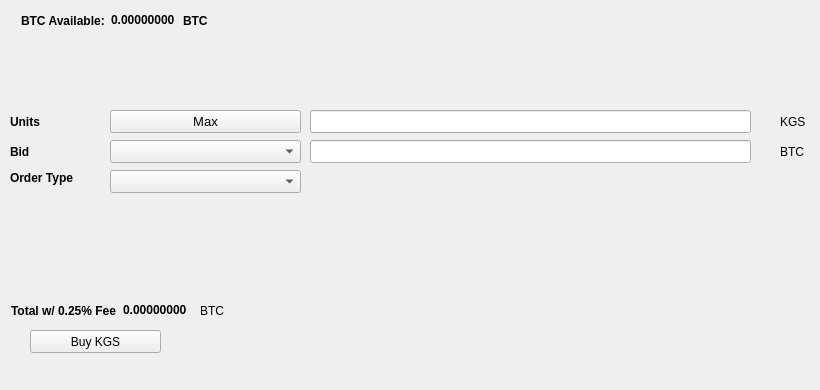
   <widget class="QWidget" name="BuyTab">
    <attribute name="title">
     <string>Buy</string>
    </attribute>
    <widget class="QPushButton" name="BuyKGS">
     <property name="geometry">
      <rect>
       <x>30</x>
       <y>330</y>
       <width>131</width>
       <height>23</height>
      </rect>
     </property>
     <property name="text">
      <string>Buy KGS</string>
     </property>
     <property name="icon">
      <iconset resource="../kingscoin.qrc">
       <normaloff>:/icons/bitcoin</normaloff>:/icons/bitcoin</iconset>
     </property>
    </widget>
    <widget class="QLabel" name="label_3">
     <property name="geometry">
      <rect>
       <x>10</x>
       <y>110</y>
       <width>46</width>
       <height>23</height>
      </rect>
     </property>
     <property name="font">
      <font>
       <weight>75</weight>
       <bold>true</bold>
      </font>
     </property>
     <property name="text">
      <string>Units</string>
     </property>
    </widget>
    <widget class="QLineEdit" name="UnitsInput">
     <property name="geometry">
      <rect>
       <x>310</x>
       <y>110</y>
       <width>441</width>
       <height>23</height>
      </rect>
     </property>
     <property name="font">
      <font>
       <pointsize>9</pointsize>
       <weight>75</weight>
       <bold>true</bold>
      </font>
     </property>
    </widget>
    <widget class="QLineEdit" name="BuyBidPriceEdit">
     <property name="geometry">
      <rect>
       <x>310</x>
       <y>140</y>
       <width>441</width>
       <height>23</height>
      </rect>
     </property>
     <property name="font">
      <font>
       <pointsize>9</pointsize>
       <weight>75</weight>
       <bold>true</bold>
      </font>
     </property>
    </widget>
    <widget class="QLabel" name="label_4">
     <property name="geometry">
      <rect>
       <x>780</x>
       <y>110</y>
       <width>31</width>
       <height>23</height>
      </rect>
     </property>
     <property name="text">
      <string>KGS</string>
     </property>
    </widget>
    <widget class="QLabel" name="label_5">
     <property name="geometry">
      <rect>
       <x>780</x>
       <y>140</y>
       <width>31</width>
       <height>23</height>
      </rect>
     </property>
     <property name="text">
      <string>BTC</string>
     </property>
    </widget>
    <widget class="QLabel" name="label_6">
     <property name="geometry">
      <rect>
       <x>10</x>
       <y>140</y>
       <width>46</width>
       <height>23</height>
      </rect>
     </property>
     <property name="font">
      <font>
       <weight>75</weight>
       <bold>true</bold>
      </font>
     </property>
     <property name="text">
      <string>Bid</string>
     </property>
    </widget>
    <widget class="QLabel" name="label_7">
     <property name="geometry">
      <rect>
       <x>10</x>
       <y>170</y>
       <width>91</width>
       <height>16</height>
      </rect>
     </property>
     <property name="font">
      <font>
       <weight>75</weight>
       <bold>true</bold>
      </font>
     </property>
     <property name="text">
      <string>Order Type</string>
     </property>
    </widget>
    <widget class="QPushButton" name="Buy_Max_Amount">
     <property name="geometry">
      <rect>
       <x>110</x>
       <y>110</y>
       <width>191</width>
       <height>23</height>
      </rect>
     </property>
     <property name="font">
      <font>
       <pointsize>10</pointsize>
      </font>
     </property>
     <property name="text">
      <string>Max</string>
     </property>
    </widget>
    <widget class="QComboBox" name="BuyBidcomboBox">
     <property name="geometry">
      <rect>
       <x>110</x>
       <y>140</y>
       <width>191</width>
       <height>23</height>
      </rect>
     </property>
     <property name="font">
      <font>
       <pointsize>10</pointsize>
      </font>
     </property>
    </widget>
    <widget class="QComboBox" name="buyOrdertypeCombo">
     <property name="geometry">
      <rect>
       <x>110</x>
       <y>170</y>
       <width>191</width>
       <height>23</height>
      </rect>
     </property>
     <property name="font">
      <font>
       <pointsize>10</pointsize>
      </font>
     </property>
    </widget>
    <widget class="QWidget" name="layoutWidget1">
     <property name="geometry">
      <rect>
       <x>21</x>
       <y>11</y>
       <width>227</width>
       <height>19</height>
      </rect>
     </property>
     <layout class="QHBoxLayout" name="horizontalLayout_3">
      <item>
       <widget class="QLabel" name="label232">
        <property name="font">
         <font>
          <weight>75</weight>
          <bold>true</bold>
         </font>
        </property>
        <property name="text">
         <string>BTC Available:</string>
        </property>
       </widget>
      </item>
      <item>
       <widget class="QLabel" name="BtcAvailableLbl">
        <property name="palette">
         <palette>
          <active>
           <colorrole role="WindowText">
            <brush brushstyle="SolidPattern">
             <color alpha="255">
              <red>0</red>
              <green>0</green>
              <blue>0</blue>
             </color>
            </brush>
           </colorrole>
           <colorrole role="Button">
            <brush brushstyle="SolidPattern">
             <color alpha="255">
              <red>0</red>
              <green>170</green>
              <blue>0</blue>
             </color>
            </brush>
           </colorrole>
           <colorrole role="Light">
            <brush brushstyle="SolidPattern">
             <color alpha="255">
              <red>0</red>
              <green>255</green>
              <blue>0</blue>
             </color>
            </brush>
           </colorrole>
           <colorrole role="Midlight">
            <brush brushstyle="SolidPattern">
             <color alpha="255">
              <red>0</red>
              <green>212</green>
              <blue>0</blue>
             </color>
            </brush>
           </colorrole>
           <colorrole role="Dark">
            <brush brushstyle="SolidPattern">
             <color alpha="255">
              <red>0</red>
              <green>85</green>
              <blue>0</blue>
             </color>
            </brush>
           </colorrole>
           <colorrole role="Mid">
            <brush brushstyle="SolidPattern">
             <color alpha="255">
              <red>0</red>
              <green>113</green>
              <blue>0</blue>
             </color>
            </brush>
           </colorrole>
           <colorrole role="Text">
            <brush brushstyle="SolidPattern">
             <color alpha="255">
              <red>0</red>
              <green>170</green>
              <blue>0</blue>
             </color>
            </brush>
           </colorrole>
           <colorrole role="BrightText">
            <brush brushstyle="SolidPattern">
             <color alpha="255">
              <red>255</red>
              <green>255</green>
              <blue>255</blue>
             </color>
            </brush>
           </colorrole>
           <colorrole role="ButtonText">
            <brush brushstyle="SolidPattern">
             <color alpha="255">
              <red>0</red>
              <green>0</green>
              <blue>0</blue>
             </color>
            </brush>
           </colorrole>
           <colorrole role="Base">
            <brush brushstyle="SolidPattern">
             <color alpha="255">
              <red>255</red>
              <green>255</green>
              <blue>255</blue>
             </color>
            </brush>
           </colorrole>
           <colorrole role="Window">
            <brush brushstyle="SolidPattern">
             <color alpha="255">
              <red>0</red>
              <green>170</green>
              <blue>0</blue>
             </color>
            </brush>
           </colorrole>
           <colorrole role="Shadow">
            <brush brushstyle="SolidPattern">
             <color alpha="255">
              <red>0</red>
              <green>0</green>
              <blue>0</blue>
             </color>
            </brush>
           </colorrole>
           <colorrole role="AlternateBase">
            <brush brushstyle="SolidPattern">
             <color alpha="255">
              <red>127</red>
              <green>212</green>
              <blue>127</blue>
             </color>
            </brush>
           </colorrole>
           <colorrole role="ToolTipBase">
            <brush brushstyle="SolidPattern">
             <color alpha="255">
              <red>255</red>
              <green>255</green>
              <blue>220</blue>
             </color>
            </brush>
           </colorrole>
           <colorrole role="ToolTipText">
            <brush brushstyle="SolidPattern">
             <color alpha="255">
              <red>0</red>
              <green>0</green>
              <blue>0</blue>
             </color>
            </brush>
           </colorrole>
          </active>
          <inactive>
           <colorrole role="WindowText">
            <brush brushstyle="SolidPattern">
             <color alpha="255">
              <red>0</red>
              <green>0</green>
              <blue>0</blue>
             </color>
            </brush>
           </colorrole>
           <colorrole role="Button">
            <brush brushstyle="SolidPattern">
             <color alpha="255">
              <red>0</red>
              <green>170</green>
              <blue>0</blue>
             </color>
            </brush>
           </colorrole>
           <colorrole role="Light">
            <brush brushstyle="SolidPattern">
             <color alpha="255">
              <red>0</red>
              <green>255</green>
              <blue>0</blue>
             </color>
            </brush>
           </colorrole>
           <colorrole role="Midlight">
            <brush brushstyle="SolidPattern">
             <color alpha="255">
              <red>0</red>
              <green>212</green>
              <blue>0</blue>
             </color>
            </brush>
           </colorrole>
           <colorrole role="Dark">
            <brush brushstyle="SolidPattern">
             <color alpha="255">
              <red>0</red>
              <green>85</green>
              <blue>0</blue>
             </color>
            </brush>
           </colorrole>
           <colorrole role="Mid">
            <brush brushstyle="SolidPattern">
             <color alpha="255">
              <red>0</red>
              <green>113</green>
              <blue>0</blue>
             </color>
            </brush>
           </colorrole>
           <colorrole role="Text">
            <brush brushstyle="SolidPattern">
             <color alpha="255">
              <red>0</red>
              <green>170</green>
              <blue>0</blue>
             </color>
            </brush>
           </colorrole>
           <colorrole role="BrightText">
            <brush brushstyle="SolidPattern">
             <color alpha="255">
              <red>255</red>
              <green>255</green>
              <blue>255</blue>
             </color>
            </brush>
           </colorrole>
           <colorrole role="ButtonText">
            <brush brushstyle="SolidPattern">
             <color alpha="255">
              <red>0</red>
              <green>0</green>
              <blue>0</blue>
             </color>
            </brush>
           </colorrole>
           <colorrole role="Base">
            <brush brushstyle="SolidPattern">
             <color alpha="255">
              <red>255</red>
              <green>255</green>
              <blue>255</blue>
             </color>
            </brush>
           </colorrole>
           <colorrole role="Window">
            <brush brushstyle="SolidPattern">
             <color alpha="255">
              <red>0</red>
              <green>170</green>
              <blue>0</blue>
             </color>
            </brush>
           </colorrole>
           <colorrole role="Shadow">
            <brush brushstyle="SolidPattern">
             <color alpha="255">
              <red>0</red>
              <green>0</green>
              <blue>0</blue>
             </color>
            </brush>
           </colorrole>
           <colorrole role="AlternateBase">
            <brush brushstyle="SolidPattern">
             <color alpha="255">
              <red>127</red>
              <green>212</green>
              <blue>127</blue>
             </color>
            </brush>
           </colorrole>
           <colorrole role="ToolTipBase">
            <brush brushstyle="SolidPattern">
             <color alpha="255">
              <red>255</red>
              <green>255</green>
              <blue>220</blue>
             </color>
            </brush>
           </colorrole>
           <colorrole role="ToolTipText">
            <brush brushstyle="SolidPattern">
             <color alpha="255">
              <red>0</red>
              <green>0</green>
              <blue>0</blue>
             </color>
            </brush>
           </colorrole>
          </inactive>
          <disabled>
           <colorrole role="WindowText">
            <brush brushstyle="SolidPattern">
             <color alpha="255">
              <red>0</red>
              <green>85</green>
              <blue>0</blue>
             </color>
            </brush>
           </colorrole>
           <colorrole role="Button">
            <brush brushstyle="SolidPattern">
             <color alpha="255">
              <red>0</red>
              <green>170</green>
              <blue>0</blue>
             </color>
            </brush>
           </colorrole>
           <colorrole role="Light">
            <brush brushstyle="SolidPattern">
             <color alpha="255">
              <red>0</red>
              <green>255</green>
              <blue>0</blue>
             </color>
            </brush>
           </colorrole>
           <colorrole role="Midlight">
            <brush brushstyle="SolidPattern">
             <color alpha="255">
              <red>0</red>
              <green>212</green>
              <blue>0</blue>
             </color>
            </brush>
           </colorrole>
           <colorrole role="Dark">
            <brush brushstyle="SolidPattern">
             <color alpha="255">
              <red>0</red>
              <green>85</green>
              <blue>0</blue>
             </color>
            </brush>
           </colorrole>
           <colorrole role="Mid">
            <brush brushstyle="SolidPattern">
             <color alpha="255">
              <red>0</red>
              <green>113</green>
              <blue>0</blue>
             </color>
            </brush>
           </colorrole>
           <colorrole role="Text">
            <brush brushstyle="SolidPattern">
             <color alpha="255">
              <red>0</red>
              <green>85</green>
              <blue>0</blue>
             </color>
            </brush>
           </colorrole>
           <colorrole role="BrightText">
            <brush brushstyle="SolidPattern">
             <color alpha="255">
              <red>255</red>
              <green>255</green>
              <blue>255</blue>
             </color>
            </brush>
           </colorrole>
           <colorrole role="ButtonText">
            <brush brushstyle="SolidPattern">
             <color alpha="255">
              <red>0</red>
              <green>85</green>
              <blue>0</blue>
             </color>
            </brush>
           </colorrole>
           <colorrole role="Base">
            <brush brushstyle="SolidPattern">
             <color alpha="255">
              <red>0</red>
              <green>170</green>
              <blue>0</blue>
             </color>
            </brush>
           </colorrole>
           <colorrole role="Window">
            <brush brushstyle="SolidPattern">
             <color alpha="255">
              <red>0</red>
              <green>170</green>
              <blue>0</blue>
             </color>
            </brush>
           </colorrole>
           <colorrole role="Shadow">
            <brush brushstyle="SolidPattern">
             <color alpha="255">
              <red>0</red>
              <green>0</green>
              <blue>0</blue>
             </color>
            </brush>
           </colorrole>
           <colorrole role="AlternateBase">
            <brush brushstyle="SolidPattern">
             <color alpha="255">
              <red>0</red>
              <green>170</green>
              <blue>0</blue>
             </color>
            </brush>
           </colorrole>
           <colorrole role="ToolTipBase">
            <brush brushstyle="SolidPattern">
             <color alpha="255">
              <red>255</red>
              <green>255</green>
              <blue>220</blue>
             </color>
            </brush>
           </colorrole>
           <colorrole role="ToolTipText">
            <brush brushstyle="SolidPattern">
             <color alpha="255">
              <red>0</red>
              <green>0</green>
              <blue>0</blue>
             </color>
            </brush>
           </colorrole>
          </disabled>
         </palette>
        </property>
        <property name="font">
         <font>
          <weight>75</weight>
          <bold>true</bold>
         </font>
        </property>
        <property name="text">
         <string>0.00000000</string>
        </property>
        <property name="textInteractionFlags">
         <set>Qt::LinksAccessibleByMouse|Qt::TextSelectableByKeyboard|Qt::TextSelectableByMouse</set>
        </property>
       </widget>
      </item>
      <item>
       <widget class="QLabel" name="BtcAvailableLbl_2">
        <property name="font">
         <font>
          <weight>75</weight>
          <bold>true</bold>
         </font>
        </property>
        <property name="text">
         <string>BTC</string>
        </property>
       </widget>
      </item>
     </layout>
    </widget>
    <widget class="QWidget" name="layoutWidge2">
     <property name="geometry">
      <rect>
       <x>11</x>
       <y>301</y>
       <width>259</width>
       <height>19</height>
      </rect>
     </property>
     <layout class="QHBoxLayout" name="horizontalLayout_4">
      <item>
       <widget class="QLabel" name="label_9">
        <property name="font">
         <font>
          <weight>75</weight>
          <bold>true</bold>
         </font>
        </property>
        <property name="text">
         <string>Total w/ 0.25% Fee</string>
        </property>
       </widget>
      </item>
      <item>
       <widget class="QLabel" name="BuyCostLabel">
        <property name="palette">
         <palette>
          <active>
           <colorrole role="WindowText">
            <brush brushstyle="SolidPattern">
             <color alpha="255">
              <red>0</red>
              <green>0</green>
              <blue>0</blue>
             </color>
            </brush>
           </colorrole>
           <colorrole role="Button">
            <brush brushstyle="SolidPattern">
             <color alpha="255">
              <red>0</red>
              <green>170</green>
              <blue>0</blue>
             </color>
            </brush>
           </colorrole>
           <colorrole role="Light">
            <brush brushstyle="SolidPattern">
             <color alpha="255">
              <red>0</red>
              <green>255</green>
              <blue>0</blue>
             </color>
            </brush>
           </colorrole>
           <colorrole role="Midlight">
            <brush brushstyle="SolidPattern">
             <color alpha="255">
              <red>0</red>
              <green>212</green>
              <blue>0</blue>
             </color>
            </brush>
           </colorrole>
           <colorrole role="Dark">
            <brush brushstyle="SolidPattern">
             <color alpha="255">
              <red>0</red>
              <green>85</green>
              <blue>0</blue>
             </color>
            </brush>
           </colorrole>
           <colorrole role="Mid">
            <brush brushstyle="SolidPattern">
             <color alpha="255">
              <red>0</red>
              <green>113</green>
              <blue>0</blue>
             </color>
            </brush>
           </colorrole>
           <colorrole role="Text">
            <brush brushstyle="SolidPattern">
             <color alpha="255">
              <red>0</red>
              <green>170</green>
              <blue>0</blue>
             </color>
            </brush>
           </colorrole>
           <colorrole role="BrightText">
            <brush brushstyle="SolidPattern">
             <color alpha="255">
              <red>255</red>
              <green>255</green>
              <blue>255</blue>
             </color>
            </brush>
           </colorrole>
           <colorrole role="ButtonText">
            <brush brushstyle="SolidPattern">
             <color alpha="255">
              <red>0</red>
              <green>0</green>
              <blue>0</blue>
             </color>
            </brush>
           </colorrole>
           <colorrole role="Base">
            <brush brushstyle="SolidPattern">
             <color alpha="255">
              <red>255</red>
              <green>255</green>
              <blue>255</blue>
             </color>
            </brush>
           </colorrole>
           <colorrole role="Window">
            <brush brushstyle="SolidPattern">
             <color alpha="255">
              <red>0</red>
              <green>170</green>
              <blue>0</blue>
             </color>
            </brush>
           </colorrole>
           <colorrole role="Shadow">
            <brush brushstyle="SolidPattern">
             <color alpha="255">
              <red>0</red>
              <green>0</green>
              <blue>0</blue>
             </color>
            </brush>
           </colorrole>
           <colorrole role="AlternateBase">
            <brush brushstyle="SolidPattern">
             <color alpha="255">
              <red>127</red>
              <green>212</green>
              <blue>127</blue>
             </color>
            </brush>
           </colorrole>
           <colorrole role="ToolTipBase">
            <brush brushstyle="SolidPattern">
             <color alpha="255">
              <red>255</red>
              <green>255</green>
              <blue>220</blue>
             </color>
            </brush>
           </colorrole>
           <colorrole role="ToolTipText">
            <brush brushstyle="SolidPattern">
             <color alpha="255">
              <red>0</red>
              <green>0</green>
              <blue>0</blue>
             </color>
            </brush>
           </colorrole>
          </active>
          <inactive>
           <colorrole role="WindowText">
            <brush brushstyle="SolidPattern">
             <color alpha="255">
              <red>0</red>
              <green>0</green>
              <blue>0</blue>
             </color>
            </brush>
           </colorrole>
           <colorrole role="Button">
            <brush brushstyle="SolidPattern">
             <color alpha="255">
              <red>0</red>
              <green>170</green>
              <blue>0</blue>
             </color>
            </brush>
           </colorrole>
           <colorrole role="Light">
            <brush brushstyle="SolidPattern">
             <color alpha="255">
              <red>0</red>
              <green>255</green>
              <blue>0</blue>
             </color>
            </brush>
           </colorrole>
           <colorrole role="Midlight">
            <brush brushstyle="SolidPattern">
             <color alpha="255">
              <red>0</red>
              <green>212</green>
              <blue>0</blue>
             </color>
            </brush>
           </colorrole>
           <colorrole role="Dark">
            <brush brushstyle="SolidPattern">
             <color alpha="255">
              <red>0</red>
              <green>85</green>
              <blue>0</blue>
             </color>
            </brush>
           </colorrole>
           <colorrole role="Mid">
            <brush brushstyle="SolidPattern">
             <color alpha="255">
              <red>0</red>
              <green>113</green>
              <blue>0</blue>
             </color>
            </brush>
           </colorrole>
           <colorrole role="Text">
            <brush brushstyle="SolidPattern">
             <color alpha="255">
              <red>0</red>
              <green>170</green>
              <blue>0</blue>
             </color>
            </brush>
           </colorrole>
           <colorrole role="BrightText">
            <brush brushstyle="SolidPattern">
             <color alpha="255">
              <red>255</red>
              <green>255</green>
              <blue>255</blue>
             </color>
            </brush>
           </colorrole>
           <colorrole role="ButtonText">
            <brush brushstyle="SolidPattern">
             <color alpha="255">
              <red>0</red>
              <green>0</green>
              <blue>0</blue>
             </color>
            </brush>
           </colorrole>
           <colorrole role="Base">
            <brush brushstyle="SolidPattern">
             <color alpha="255">
              <red>255</red>
              <green>255</green>
              <blue>255</blue>
             </color>
            </brush>
           </colorrole>
           <colorrole role="Window">
            <brush brushstyle="SolidPattern">
             <color alpha="255">
              <red>0</red>
              <green>170</green>
              <blue>0</blue>
             </color>
            </brush>
           </colorrole>
           <colorrole role="Shadow">
            <brush brushstyle="SolidPattern">
             <color alpha="255">
              <red>0</red>
              <green>0</green>
              <blue>0</blue>
             </color>
            </brush>
           </colorrole>
           <colorrole role="AlternateBase">
            <brush brushstyle="SolidPattern">
             <color alpha="255">
              <red>127</red>
              <green>212</green>
              <blue>127</blue>
             </color>
            </brush>
           </colorrole>
           <colorrole role="ToolTipBase">
            <brush brushstyle="SolidPattern">
             <color alpha="255">
              <red>255</red>
              <green>255</green>
              <blue>220</blue>
             </color>
            </brush>
           </colorrole>
           <colorrole role="ToolTipText">
            <brush brushstyle="SolidPattern">
             <color alpha="255">
              <red>0</red>
              <green>0</green>
              <blue>0</blue>
             </color>
            </brush>
           </colorrole>
          </inactive>
          <disabled>
           <colorrole role="WindowText">
            <brush brushstyle="SolidPattern">
             <color alpha="255">
              <red>0</red>
              <green>85</green>
              <blue>0</blue>
             </color>
            </brush>
           </colorrole>
           <colorrole role="Button">
            <brush brushstyle="SolidPattern">
             <color alpha="255">
              <red>0</red>
              <green>170</green>
              <blue>0</blue>
             </color>
            </brush>
           </colorrole>
           <colorrole role="Light">
            <brush brushstyle="SolidPattern">
             <color alpha="255">
              <red>0</red>
              <green>255</green>
              <blue>0</blue>
             </color>
            </brush>
           </colorrole>
           <colorrole role="Midlight">
            <brush brushstyle="SolidPattern">
             <color alpha="255">
              <red>0</red>
              <green>212</green>
              <blue>0</blue>
             </color>
            </brush>
           </colorrole>
           <colorrole role="Dark">
            <brush brushstyle="SolidPattern">
             <color alpha="255">
              <red>0</red>
              <green>85</green>
              <blue>0</blue>
             </color>
            </brush>
           </colorrole>
           <colorrole role="Mid">
            <brush brushstyle="SolidPattern">
             <color alpha="255">
              <red>0</red>
              <green>113</green>
              <blue>0</blue>
             </color>
            </brush>
           </colorrole>
           <colorrole role="Text">
            <brush brushstyle="SolidPattern">
             <color alpha="255">
              <red>0</red>
              <green>85</green>
              <blue>0</blue>
             </color>
            </brush>
           </colorrole>
           <colorrole role="BrightText">
            <brush brushstyle="SolidPattern">
             <color alpha="255">
              <red>255</red>
              <green>255</green>
              <blue>255</blue>
             </color>
            </brush>
           </colorrole>
           <colorrole role="ButtonText">
            <brush brushstyle="SolidPattern">
             <color alpha="255">
              <red>0</red>
              <green>85</green>
              <blue>0</blue>
             </color>
            </brush>
           </colorrole>
           <colorrole role="Base">
            <brush brushstyle="SolidPattern">
             <color alpha="255">
              <red>0</red>
              <green>170</green>
              <blue>0</blue>
             </color>
            </brush>
           </colorrole>
           <colorrole role="Window">
            <brush brushstyle="SolidPattern">
             <color alpha="255">
              <red>0</red>
              <green>170</green>
              <blue>0</blue>
             </color>
            </brush>
           </colorrole>
           <colorrole role="Shadow">
            <brush brushstyle="SolidPattern">
             <color alpha="255">
              <red>0</red>
              <green>0</green>
              <blue>0</blue>
             </color>
            </brush>
           </colorrole>
           <colorrole role="AlternateBase">
            <brush brushstyle="SolidPattern">
             <color alpha="255">
              <red>0</red>
              <green>170</green>
              <blue>0</blue>
             </color>
            </brush>
           </colorrole>
           <colorrole role="ToolTipBase">
            <brush brushstyle="SolidPattern">
             <color alpha="255">
              <red>255</red>
              <green>255</green>
              <blue>220</blue>
             </color>
            </brush>
           </colorrole>
           <colorrole role="ToolTipText">
            <brush brushstyle="SolidPattern">
             <color alpha="255">
              <red>0</red>
              <green>0</green>
              <blue>0</blue>
             </color>
            </brush>
           </colorrole>
          </disabled>
         </palette>
        </property>
        <property name="font">
         <font>
          <weight>75</weight>
          <bold>true</bold>
         </font>
        </property>
        <property name="autoFillBackground">
         <bool>false</bool>
        </property>
        <property name="text">
         <string>0.00000000</string>
        </property>
        <property name="textInteractionFlags">
         <set>Qt::LinksAccessibleByMouse|Qt::TextSelectableByMouse</set>
        </property>
       </widget>
      </item>
      <item>
       <widget class="QLabel" name="label_10">
        <property name="font">
         <font>
          <weight>50</weight>
          <bold>false</bold>
         </font>
        </property>
        <property name="text">
         <string>BTC</string>
        </property>
       </widget>
      </item>
     </layout>
    </widget>
    <widget class="QLabel" name="label_24">
     <property name="geometry">
      <rect>
       <x>460</x>
       <y>300</y>
       <width>281</width>
       <height>81</height>
      </rect>
     </property>
     <property name="text">
      <string/>
     </property>
     <property name="pixmap">
      <pixmap>:/images/bittrex</pixmap>
     </property>
    </widget>
   </widget>
